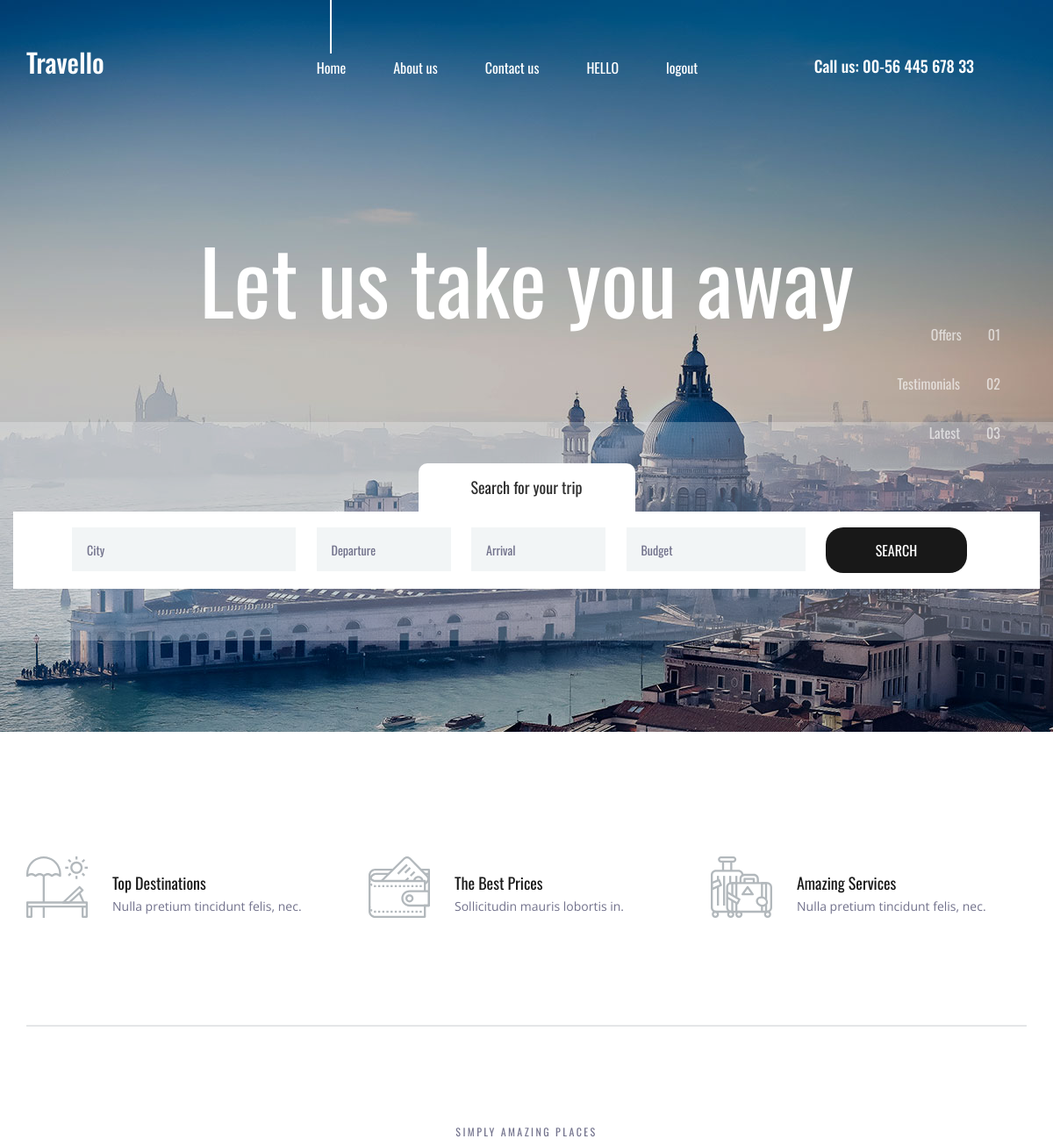
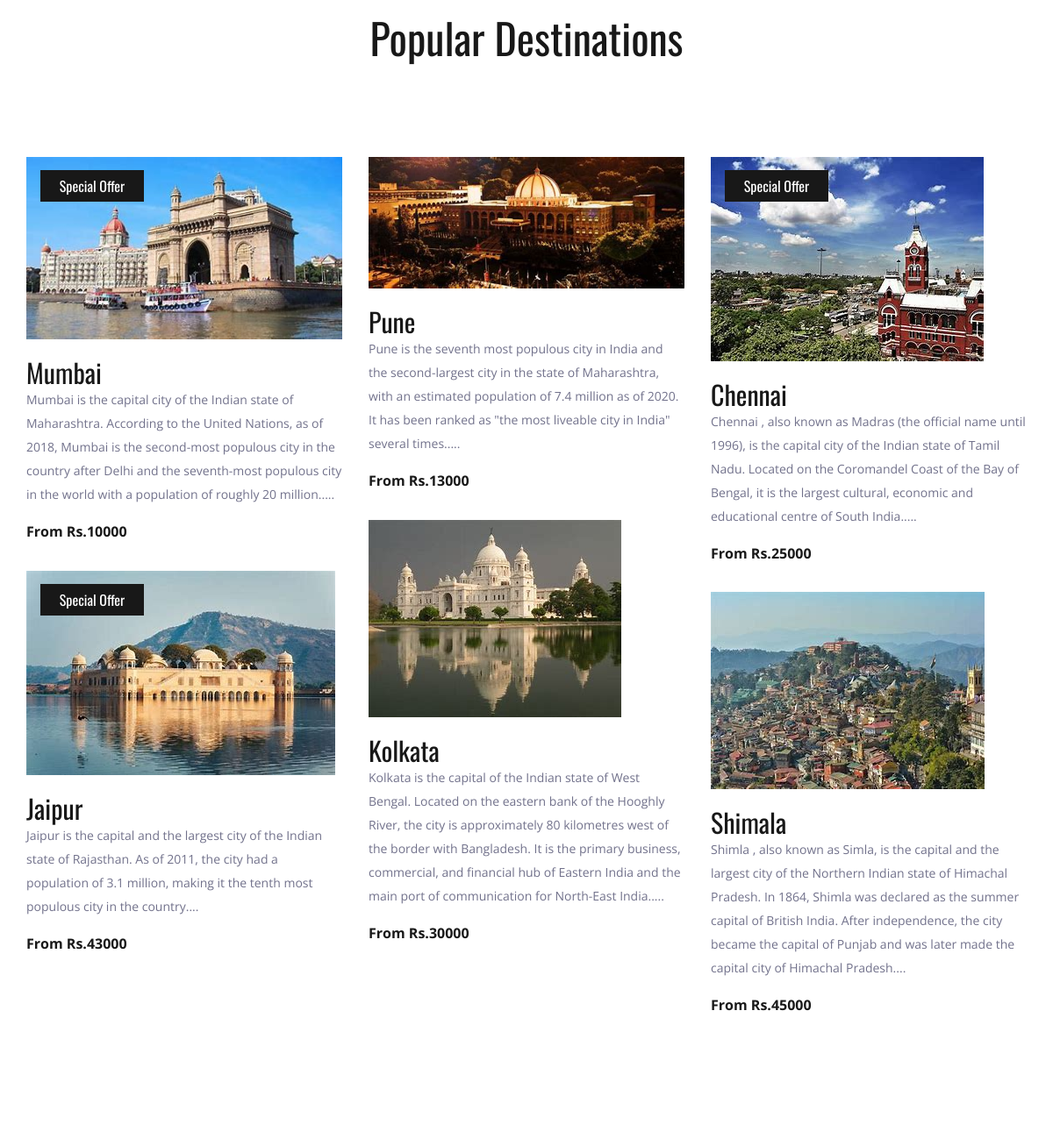
Screenshot of / (signed in) with the database file from the repository (2 pictures, top to bottom).
### newapp/models.py (models this page shows)
class Destination(models.Model):
    name=models.CharField(max_length=100)
    img=models.ImageField(upload_to='pics')
    desc=models.TextField()
    price=models.IntegerField()
    offer=models.BooleanField(default=False)

### newapp/views.py (the view)
# urls.py: path('',views.index,name='home'),
def index(request):
    dest=Destination.objects.all()
    return render(request,'index.html',{'dest':dest})

### newapp/templates/index.html (shortened to what this page needs)
<!DOCTYPE html>
{% load static %}
<html lang="en"><head>
<link rel="stylesheet" type="text/css" href="{% static 'styles/bootstrap4/bootstrap.min.css' %}">
<link href="{% static 'plugins/font-awesome-4.7.0/css/font-awesome.min.css' %}" rel="stylesheet" type="text/css">
<link rel="stylesheet" type="text/css" href="{% static 'plugins/OwlCarousel2-2.2.1/owl.carousel.css' %}">
<link rel="stylesheet" type="text/css" href="{% static 'plugins/OwlCarousel2-2.2.1/owl.theme.default.css' %}">
<link rel="stylesheet" type="text/css" href="{% static 'plugins/OwlCarousel2-2.2.1/animate.css' %}">
<link rel="stylesheet" type="text/css" href="{% static 'styles/main_styles.css' %}">
<link rel="stylesheet" type="text/css" href="{% static 'styles/responsive.css' %}">
</head>
<body>
<div class="super_container">
	<header class="header">
		<div class="container">
			<div class="row">
				<div class="col">
					<div class="header_content d-flex flex-row align-items-center justify-content-start">
						<div class="header_content_inner d-flex flex-row align-items-end justify-content-start">
							<div class="logo"><a href="index.html">Travello</a></div>
							<nav class="main_nav">
								<ul class="d-flex flex-row align-items-start justify-content-start">
									<li class="active"><a href="/">Home</a></li>
									<li><a href="accounts/about">About us</a></li>
									<li><a href="accounts/contact">Contact us</a></li>
										{% if user.is_authenticated %}
									<li><a href="register">HELLO {{user.first_name}}</a></li>
									<li><a href="accounts/logout">logout</a></li>
									{% else %}
									<li><a href="accounts/register">Register</a></li>
									<li><a href="accounts/login">Login</a></li>
									{% endif %}
								</ul>
							</nav>
							<div class="header_phone ml-auto">Call us: 00-56 445 678 33</div>
						</div>
					</div>
				</div>
			</div>
		</div>
	</header>
	<div class="home">
		<div class="home_slider_container">
			<div class="owl-carousel owl-theme home_slider">
				<div class="owl-item">
					<div class="background_image" style="background-image:url({% static 'images/home_slider.jpg' %})"></div>
					<div class="home_slider_content_container">
						<div class="container">
							<div class="row">
								<div class="col">
									<div class="home_slider_content">
										<div class="home_title"><h2>Let us take you away</h2></div>
									</div>
								</div>
							</div>
						</div>
					</div>
				</div>
			</div>
			<div class="home_page_nav">
				<ul class="d-flex flex-column align-items-end justify-content-end">
					<li><a href="#" data-scroll-to="#destinations">Offers<span>01</span></a></li>
					<li><a href="#" data-scroll-to="#testimonials">Testimonials<span>02</span></a></li>
					<li><a href="#" data-scroll-to="#news">Latest<span>03</span></a></li>
				</ul>
			</div>
		</div>
	</div>
	<div class="home_search">
		<div class="container">
			<div class="row">
				<div class="col">
					<div class="home_search_container">
						<div class="home_search_title">Search for your trip</div>
						<div class="home_search_content">
							<form action="#" class="home_search_form" id="home_search_form">
								<div class="d-flex flex-lg-row flex-column align-items-start justify-content-lg-between justify-content-start">
									<input type="text" class="search_input search_input_1" placeholder="City" required="required">
									<input type="text" class="search_input search_input_2" placeholder="Departure" required="required">
									<input type="text" class="search_input search_input_3" placeholder="Arrival" required="required">
									<input type="text" class="search_input search_input_4" placeholder="Budget" required="required">
									<button class="home_search_button">search</button>
								</div>
							</form>
						</div>
					</div>
				</div>
			</div>
		</div>
	</div>
	<div class="intro">
		<div class="intro_background" style="{% static 'background-image:url(images/intro.png)' %}"></div>
		<div class="container">
			<div class="row">
				<div class="col">
					<div class="intro_container">
						<div class="row">
							<div class="col-lg-4 intro_col">
								<div class="intro_item d-flex flex-row align-items-end justify-content-start">
									<div class="intro_icon"><img src="{% static 'images/beach.svg'%}" alt=""></div>
									<div class="intro_content">
										<div class="intro_title">Top Destinations</div>
										<div class="intro_subtitle"><p>Nulla pretium tincidunt felis, nec.</p></div>
									</div>
								</div>
							</div>
							<div class="col-lg-4 intro_col">
								<div class="intro_item d-flex flex-row align-items-end justify-content-start">
									<div class="intro_icon"><img src="{% static 'images/wallet.svg'%}" alt=""></div>
									<div class="intro_content">
										<div class="intro_title">The Best Prices</div>
										<div class="intro_subtitle"><p>Sollicitudin mauris lobortis in.</p></div>
									</div>
								</div>
							</div>
							<div class="col-lg-4 intro_col">
								<div class="intro_item d-flex flex-row align-items-end justify-content-start">
									<div class="intro_icon"><img src="{% static 'images/suitcase.svg'%}" alt=""></div>
									<div class="intro_content">
										<div class="intro_title">Amazing Services</div>
										<div class="intro_subtitle"><p>Nulla pretium tincidunt felis, nec.</p></div>
									</div>
								</div>
							</div>
						</div>
					</div>
				</div>
			</div>
		</div>
	</div>
	<div class="destinations" id="destinations">
		<div class="container">
			<div class="row">
				<div class="col text-center">
					<div class="section_subtitle">simply amazing places</div>
					<div class="section_title"><h2>Popular Destinations</h2></div>
				</div>
			</div>
			<div class="row destinations_row">
				<div class="col">
					<div class="destinations_container item_grid">
						{% for dests in dest %}
						<div class="destination item">
							<div class="destination_image">
								<a href=""><img src="{{dests.img.url}}" alt=""></a>
								{% if dests.offer %}
								<div class="spec_offer text-center"><a href="#">Special Offer</a></div>
								{% endif %}
							</div>
							<div class="destination_content">
								{% if user.is_authenticated %}
								<div class="destination_title"><a href="/mumbai/{{dests.id}}">{{dests.name}}</a></div>
								{% else %}
								<div class="destination_title"><a href="accounts/register">{{dests.name}}</a></div>
								{% endif %}
								<div class="destination_subtitle"><p>{{dests.desc}}</p></div>
								<div class="destination_price">From Rs.{{dests.price}}</div>
							</div>
						</div>
						{% endfor %}
						</div>
</div>
</body>
</html>

### newapp/static/styles/responsive.css (style rules this page uses)
@media only screen and (max-width: 1480px) { .home_page_nav { right: 60px; } }

### rows the page displays
Destination: img (picture), offer "Special Offer", name "Mumbai", desc "Mumbai is the capital city of the Indian state of Maharashtra. According to the United Nations, as of 2018, Mumbai is the second-most populous city in the country after Delhi and the seventh-most populous city in the world with a population of roughly 20 million.....", price "10000"
Destination: img (picture), name "Pune", desc "Pune is the seventh most populous city in India and the second-largest city in the state of Maharashtra, with an estimated population of 7.4 million as of 2020. It has been ranked as \"the most liveable city in India\" several times.....", price "13000"
Destination: img (picture), offer "Special Offer", name "Chennai", desc "Chennai , also known as Madras (the official name until 1996), is the capital city of the Indian state of Tamil Nadu. Located on the Coromandel Coast of the Bay of Bengal, it is the largest cultural, economic and educational centre of South India.....", price "25000"
Destination: img (picture), name "Kolkata", desc "Kolkata is the capital of the Indian state of West Bengal. Located on the eastern bank of the Hooghly River, the city is approximately 80 kilometres west of the border with Bangladesh. It is the primary business, commercial, and financial hub of Eastern India and the main port of communication for North-East India.....", price "30000"
Destination: img (picture), offer "Special Offer", name "Jaipur", desc "Jaipur is the capital and the largest city of the Indian state of Rajasthan. As of 2011, the city had a population of 3.1 million, making it the tenth most populous city in the country....", price "43000"
Destination: img (picture), name "Shimala", desc "Shimla , also known as Simla, is the capital and the largest city of the Northern Indian state of Himachal Pradesh. In 1864, Shimla was declared as the summer capital of British India. After independence, the city became the capital of Punjab and was later made the capital city of Himachal Pradesh....", price "45000"
